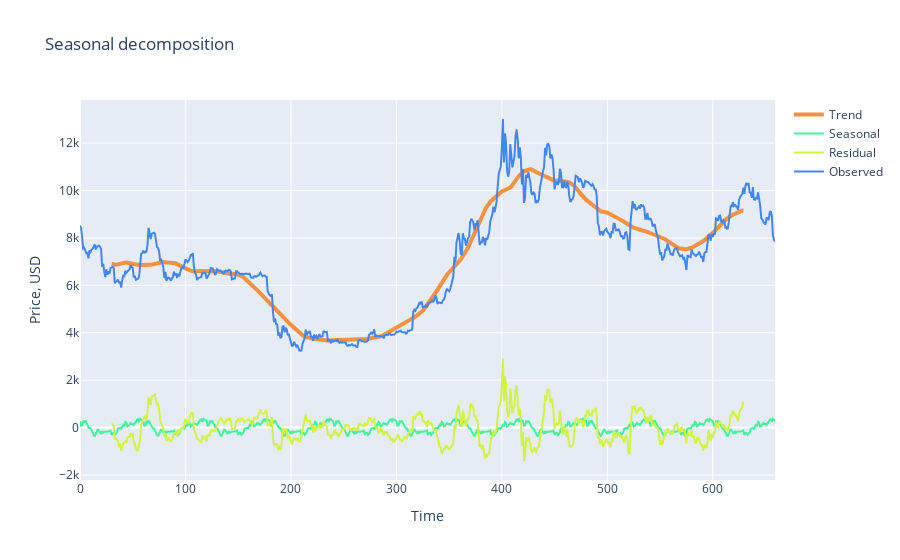

Here is the notebook cell this chart was saved with:
### Code cell
trace1 = go.Scatter(x = np.arange(0, len(s.trend), 1),y = s.trend,mode = 'lines',name = 'Trend',
    line = dict(color = ('rgb(244, 146, 65)'), width = 4))
trace2 = go.Scatter(x = np.arange(0, len(s.seasonal), 1),y = s.seasonal,mode = 'lines',name = 'Seasonal',
    line = dict(color = ('rgb(66, 244, 155)'), width = 2))

trace3 = go.Scatter(x = np.arange(0, len(s.resid), 1),y = s.resid,mode = 'lines',name = 'Residual',
    line = dict(color = ('rgb(209, 244, 66)'), width = 2))

trace4 = go.Scatter(x = np.arange(0, len(s.observed), 1),y = s.observed,mode = 'lines',name = 'Observed',
    line = dict(color = ('rgb(66, 134, 244)'), width = 2))

data = [trace1, trace2, trace3, trace4]
layout = dict(title = 'Seasonal decomposition', xaxis = dict(title = 'Time'), yaxis = dict(title = 'Price, USD'))
fig = dict(data=data, layout=layout)
py.iplot(fig, filename='seasonal_decomposition')

### Figure 1 — Plotly figure (JSON) as saved in the notebook; plotly's stock layout.template omitted (floating-point values rounded to 4 significant figures; data arrays with more than 128 entries replaced by an {"elided": "..."} marker saying what was removed)
{"data": [{"line": {"color": "rgb(244, 146, 65)", "width": 4}, "mode": "lines", "name": "Trend", "type": "scatter", "x": {"elided": "660 int values"}, "y": {"elided": "660 float values"}}, {"line": {"color": "rgb(66, 244, 155)", "width": 2}, "mode": "lines", "name": "Seasonal", "type": "scatter", "x": {"elided": "660 int values"}, "y": {"elided": "660 float values"}}, {"line": {"color": "rgb(209, 244, 66)", "width": 2}, "mode": "lines", "name": "Residual", "type": "scatter", "x": {"elided": "660 int values"}, "y": {"elided": "660 float values"}}, {"line": {"color": "rgb(66, 134, 244)", "width": 2}, "mode": "lines", "name": "Observed", "type": "scatter", "x": {"elided": "660 int values"}, "y": {"elided": "660 float values"}}], "layout": {"title": {"text": "Seasonal decomposition"}, "xaxis": {"title": {"text": "Time"}}, "yaxis": {"title": {"text": "Price, USD"}}}}
